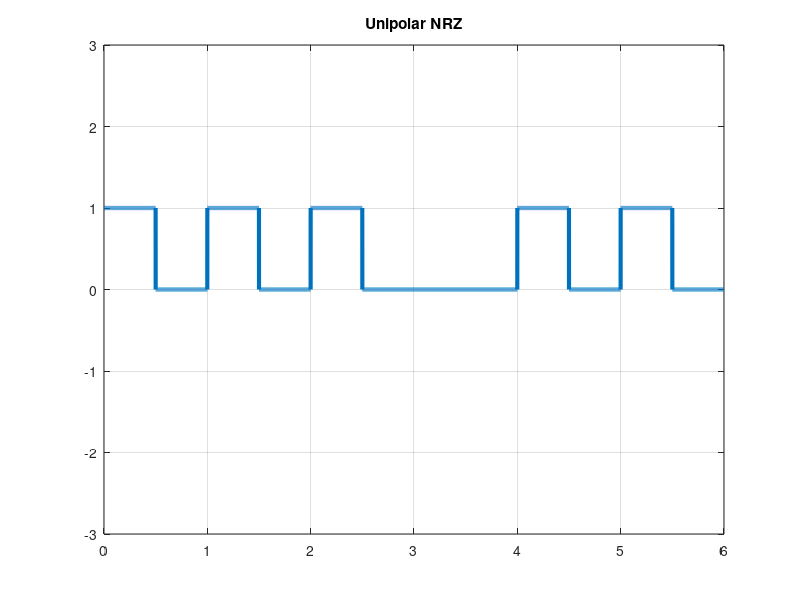

Write MATLAB code to recreate this figure.
%Unipolar NRZ
%If bit == 1 then y(from:to) = +amplitude
%If bit == 0 then y(from:to) = 0


clc;

bits = [1 0 1 0 1 0 0 0 1 0 1 0];
bitrate = 2;
amplitude = 1;

%Encoding
T = length(bits)/bitrate;   %total time to transmit all bit
n = 1000;   %number of sample per bit
N = length(bits)*n; %number of total sample for all bit
dt = T/N;   %difference between adjecent two sample

x = 0:dt:T;
y = zeros(1,length(x));

for i=0:length(bits)-1
  from = (i*n)+1;
  to = (i+1)*n;
  if(bits(i+1) == 1)
    y(from : to) = amplitude;
  end
end

plot(x,y,'LineWidth',3);
axis([0 T -amplitude-2 amplitude+2]);
grid on;
title("Unipolar NRZ");

%Decoding
data = zeros(1,length(bits));
for i=0:length(bits)-1
  if(y((i*n)+1 : (i+1)*n) == amplitude)
    data(i+1) = 1;
  else
    data(i+1) = 0;
  end
end

disp(data);  